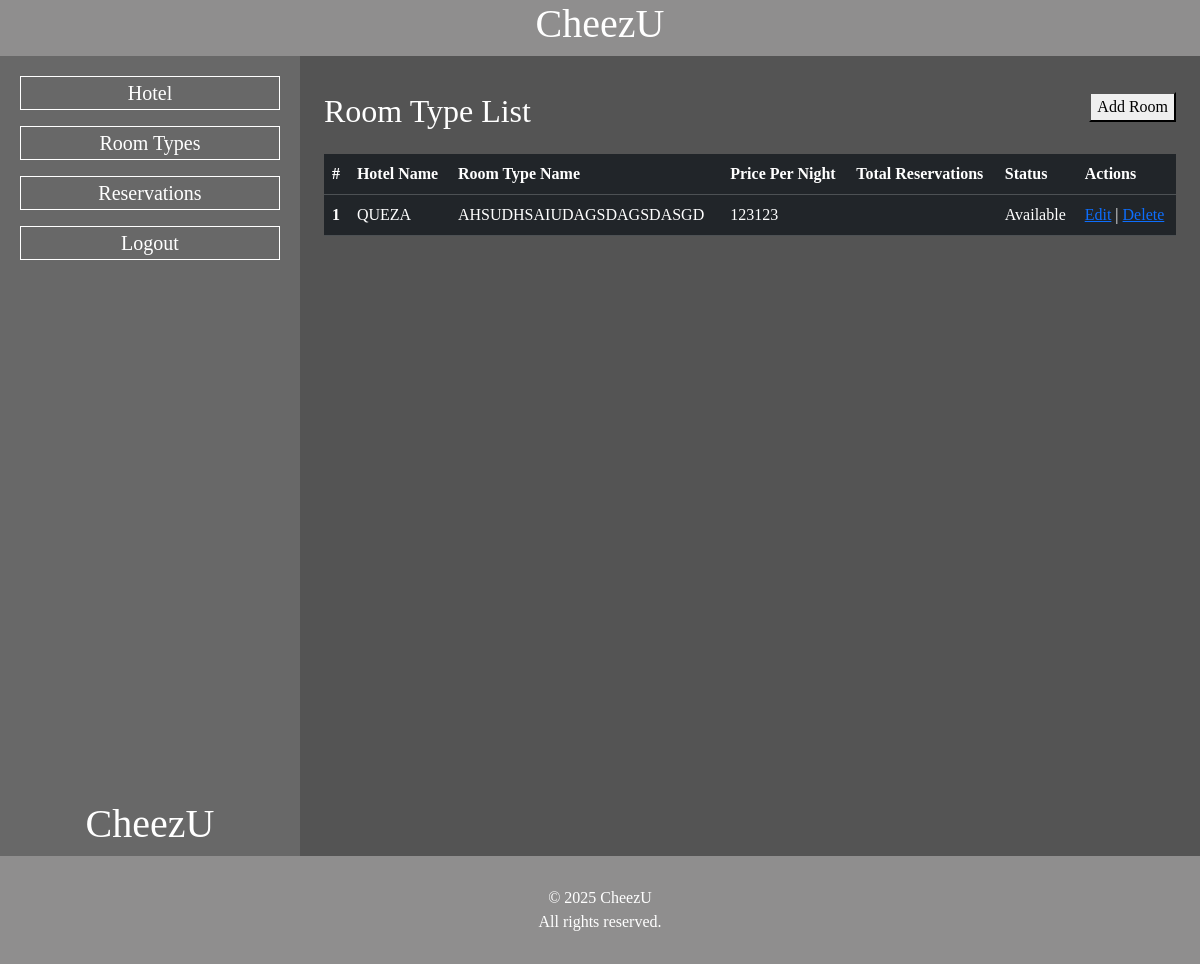
Page /admin/rooms/index.php (signed in) on the earlier database version.
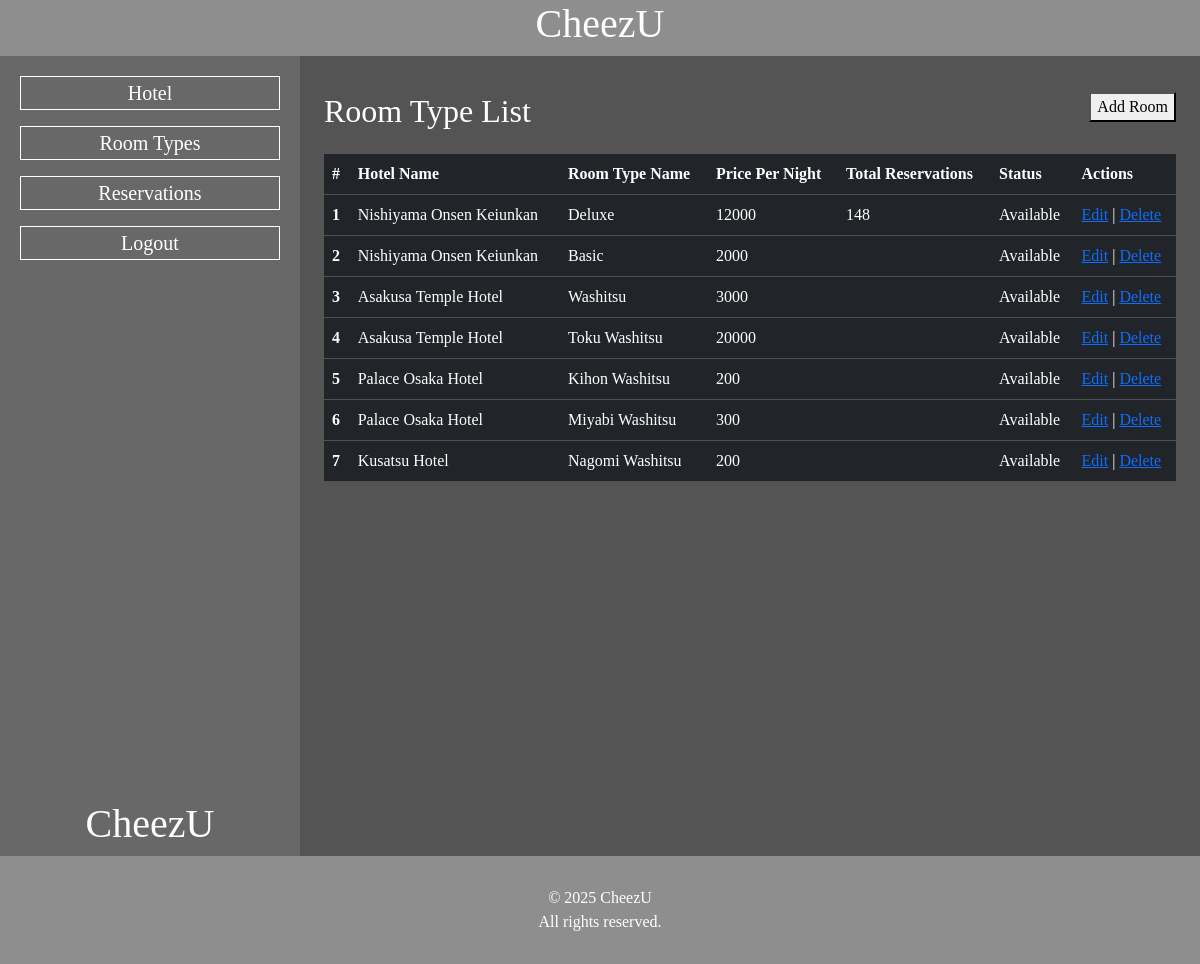
Same page on the later database version.
### tables this page shows
CREATE TABLE IF NOT EXISTS `rooms` (
  `id_room` int NOT NULL AUTO_INCREMENT,
  `id_hotel` int NOT NULL,
  `room_name` varchar(100) NOT NULL,
  `room_description` text,
  `price_per_night` double NOT NULL,
  `status` varchar(100) NOT NULL,
  PRIMARY KEY (`id_room`),
  KEY `id_hotel` (`id_hotel`),
  CONSTRAINT `rooms_ibfk_1` FOREIGN KEY (`id_hotel`) REFERENCES `hotels` (`id_hotel`)
);

CREATE TABLE IF NOT EXISTS `hotels` (
  `id_hotel` int NOT NULL AUTO_INCREMENT,
  `hotel_name` varchar(100) NOT NULL,
  `hotel_address` varchar(255) NOT NULL,
  `hotel_description` text,
  PRIMARY KEY (`id_hotel`)
);

### admin/rooms/index.php (the view, shortened to what this page needs)
<?php
    include '../../db_connection.php';
    $query = "SELECT rooms.*, hotels.hotel_name, SUM(reservation_rooms.quantity) as total_reservations FROM rooms
    JOIN hotels ON rooms.id_hotel = hotels.id_hotel
    LEFT JOIN reservation_rooms on rooms.id_room = reservation_rooms.id_room
    GROUP BY rooms.id_room";
    $result = mysqli_query($connection, $query);
?>
<!DOCTYPE html>
<html lang="en">
<head>
    <link rel="stylesheet" href="style.css">
    <link href="https://cdn.jsdelivr.net/npm/bootstrap@5.3.8/dist/css/bootstrap.min.css" rel="stylesheet">
</head>
<body style="width: 100%; margin: 0; font-family: 'Alice';">
    <div id="signature" class="row">
        <div id="navbar">
            <center>
            <h1>CheezU</h1>
            </center>
        </div>
    </div>
    <div class="vh-100" style="display: flex;">
        <div class="menu col-3" style="background-color: #686868; position: relative;">
            <center>
                <div class="d-flex flex-column gap-3">
                   <a href="http://localhost/Pemograman-Web/admin/hotels">
                        <button class="menu-button">
                            Hotel
                        </button>
                    </a>
                    <a href="http://localhost/Pemograman-Web/admin/rooms">
                        <button class="menu-button">
                            Room Types
                        </button>
                    </a>
                    <a href="http://localhost/Pemograman-Web/admin/reservations">
                        <button class="menu-button">
                            Reservations
                        </button>
                    </a>
                    <a href="http://localhost/Pemograman-Web/admin/logout.php">
                        <button class="menu-button">
                            Logout
                        </button>
                    </a>
                </div>
            </center>
            <div id="menu-logo">
                <div style="text-align: center;">
                    <h1>CheezU</h1>
                </div>
            </div>
        </div>
        <div class="content col-9"  >
            <div class="row">
                <div class="col-12 p-3 d-flex justify-content-between">
                    <h2>Room Type List</h2>
                    <a href="add.php">
                        <button>Add Room</button>
                    </a>
                </div>
                <div class="col-12 px-3">
                    <table class="table table-dark">
                        <thead>
                            <tr>
                                <th scope="col">#</th>
                                <th scope="col">Hotel Name</th>
                                <th scope="col">Room Type Name</th>
                                <th scope="col">Price Per Night</th>
                                <th scope="col">Total Reservations</th>
                                <th scope="col">Status</th>
                                <th scope="col">Actions</th>
                            </tr>
                        </thead>
                        <tbody>
                            <?php
                            $i = 1;
                            while($row = mysqli_fetch_assoc($result)){
                                echo "<tr>
                                        <th scope=\"row\">{$i}</th>
                                        <td>{$row['hotel_name']}</td>
                                        <td>{$row['room_name']}</td>
                                        <td>{$row['price_per_night']}</td>
                                        <td>{$row['total_reservations']}</td>
                                        <td>{$row['status']}</td>
                                        <td>
                                            <a href='edit.php?id={$row['id_room']}'>Edit</a> |
                                            <a href='crud.php?id={$row['id_room']}&delete=1'>Delete</a>
                                        </td>
                                    </tr>";
                            $i++;
                            }
                            ?>
                        </tbody>
                    </table>
                </div>
            </div>
        </div>
    </div>
    <div id="footer">
        <p style="margin: 0; text-align: center;">
           © 2025 CheezU <br />
           All rights reserved.
        </p>
    </div>
</body>
</html>

### admin/rooms/style.css (style rules this page uses)
#menu-logo { position:absolute; bottom: 0; display:flex; justify-content: center; flex-flow: row wrap; left: 50%; right: 50%; color: white; }

### admin/rooms/index.php (style rules this page uses)
#navbar { display: flex; align-items: center; justify-content: space-evenly; background-color: #8f8e8e; }
#signature { color:#ffffff; }
.menu,.content { padding: 20px; }
.content h2,p { color: #ffffffff; }
.content { background-color:#545454; }
.menu-button { background-color: transparent; color: white; border: 1px solid white; font-size: 20px; width: 100%; }
#footer { background-color: #8f8e8e; padding: 30px; }

Differences in the rows shown:
changed rooms: id_hotel.hotel_name "QUEZA" → "Nishiyama Onsen Keiunkan"; room_name "AHSUDHSAIUDAGSDAGSDASGD" → "Deluxe"; price_per_night "123123" → "12000"; total_reservations (not shown) → "148"
added rooms: id_hotel.hotel_name "Nishiyama Onsen Keiunkan", room_name "Basic", price_per_night "2000", status "Available"
added rooms: id_hotel.hotel_name "Asakusa Temple Hotel", room_name "Washitsu", price_per_night "3000", status "Available"
added rooms: id_hotel.hotel_name "Asakusa Temple Hotel", room_name "Toku Washitsu", price_per_night "20000", status "Available"
added rooms: id_hotel.hotel_name "Palace Osaka Hotel", room_name "Kihon Washitsu", price_per_night "200", status "Available"
added rooms: id_hotel.hotel_name "Palace Osaka Hotel", room_name "Miyabi Washitsu", price_per_night "300", status "Available"
added rooms: id_hotel.hotel_name "Kusatsu Hotel", room_name "Nagomi Washitsu", price_per_night "200", status "Available"
